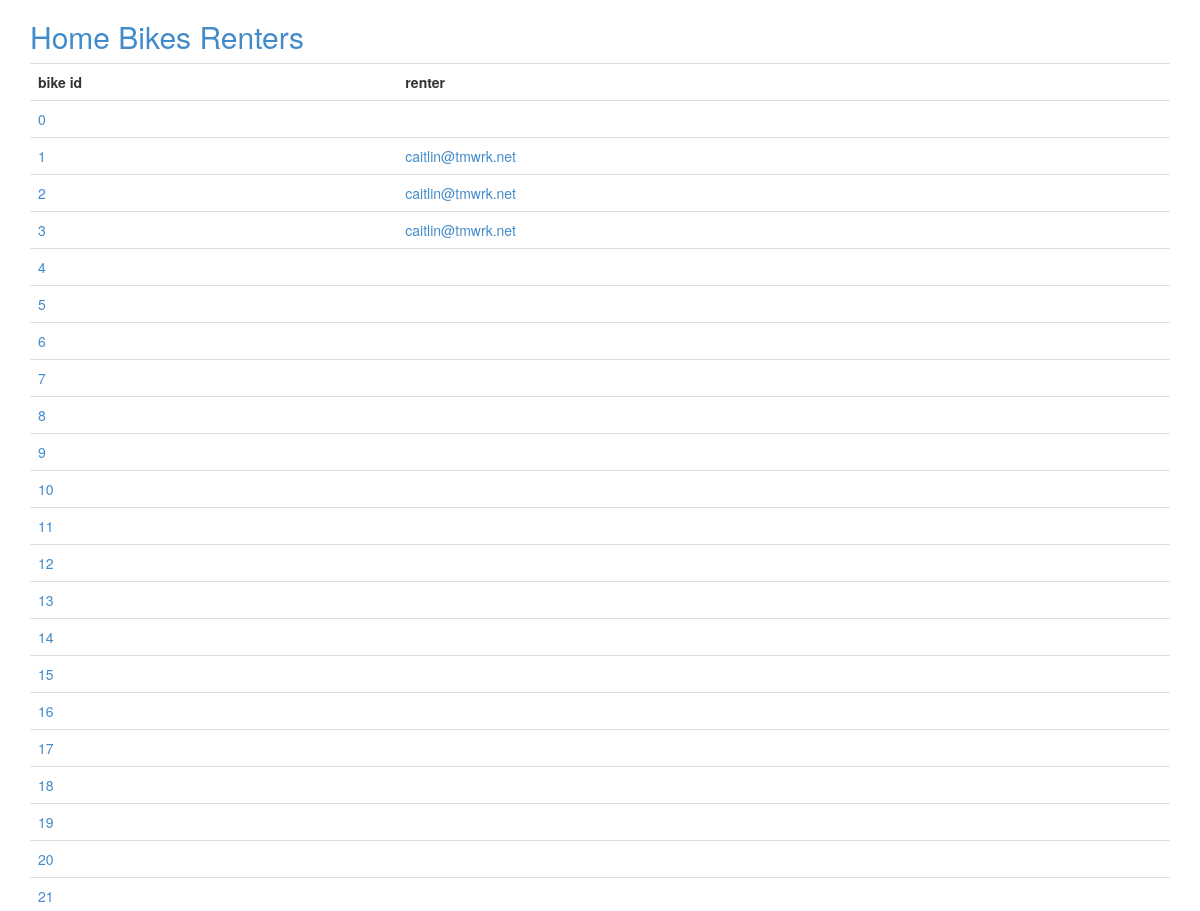
/bikes (upper part), run on an earlier commit of the app's database.
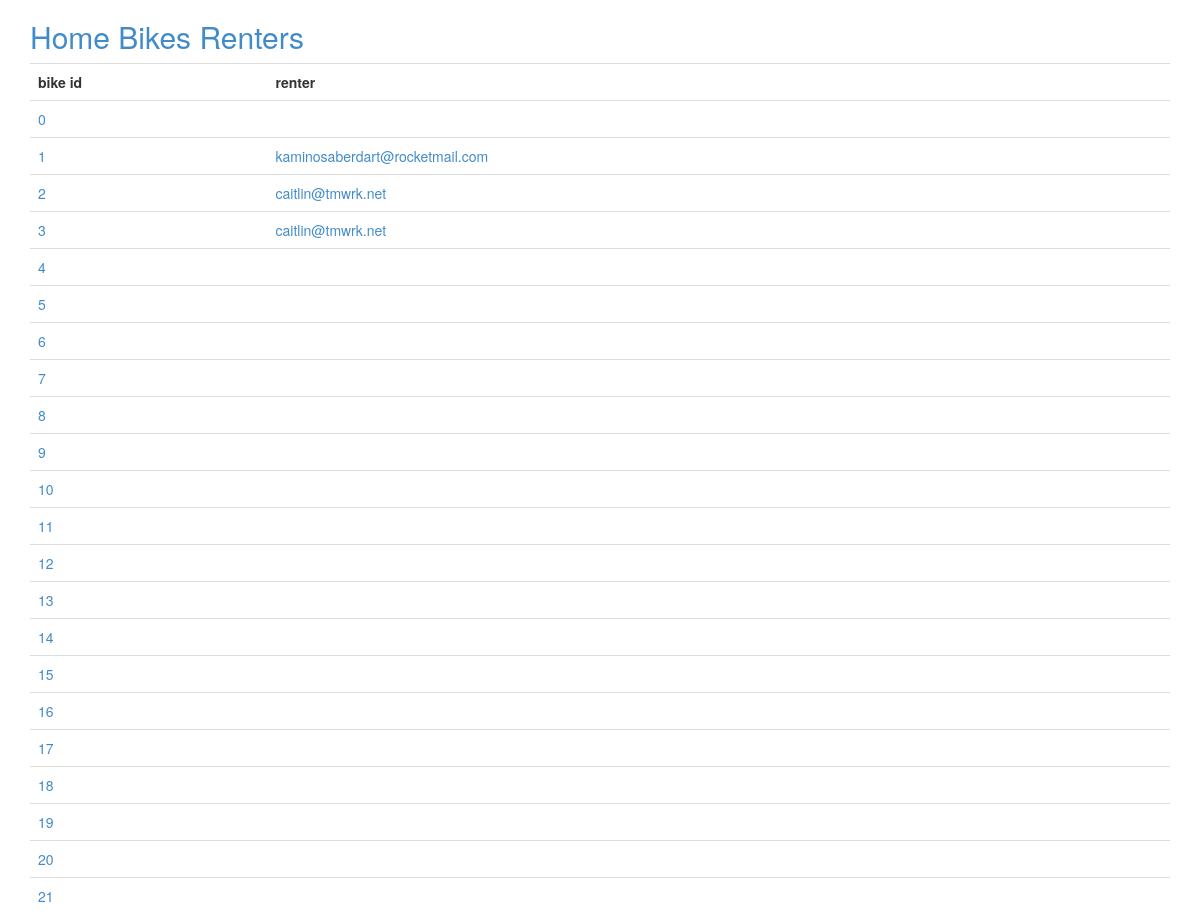
And on a later commit of the database.
### bike/models.py (models this page shows, shortened)
class Bike(Base):
  __tablename__ = 'bike'
  id = Column(Integer, primary_key=True)
  renter_id = Column(Integer, ForeignKey('renter.id'))
  code = Column(String(255), unique=True)
  comment = Column(String)

class Renter(Base):
  __tablename__ = 'renter'
  id = Column(Integer, primary_key=True)
  name = Column(String(255), unique=False)
  email = Column(String(255), unique=False)
  code = Column(String(255), unique=True)
  bikes = relationship('Bike', backref=backref('renter'))
  zipcode = Column(String(255))
  phone = Column(String(255))
  desc = Column(String)
  qty = Column(Integer)

### bike/views.py (the view)
@app.route('/bikes')
def bikes():
  return render_template('bikes.html', bikes=db.query(Bike))

### bike/__init__.py (called while the page is built)
@app.teardown_appcontext
def shutdown_session(exception=None):
  db.remove()

### bike/templates/bikes.html
{% extends "base.html" %}
{% block content %}
<table class="table table-hover">
  <tr><th>bike id</th><th>renter</th></tr>
  {% for bike in bikes %}
  <tr><td><a href="{{url_for('bike', code=bike.code)}}">{{bike.code}}</a></td><td>{% if bike.renter %}<a href="{{url_for('renter', email=bike.renter.email)}}">{{bike.renter.email}}</a>{% endif %}</td></tr>
  {% endfor %}
</table>
{% endblock %}

What changed in the data, as far as the page shows it:
changed Bike: renter.email "caitlin@tmwrk.net" → "kaminosaberdart@rocketmail.com"
